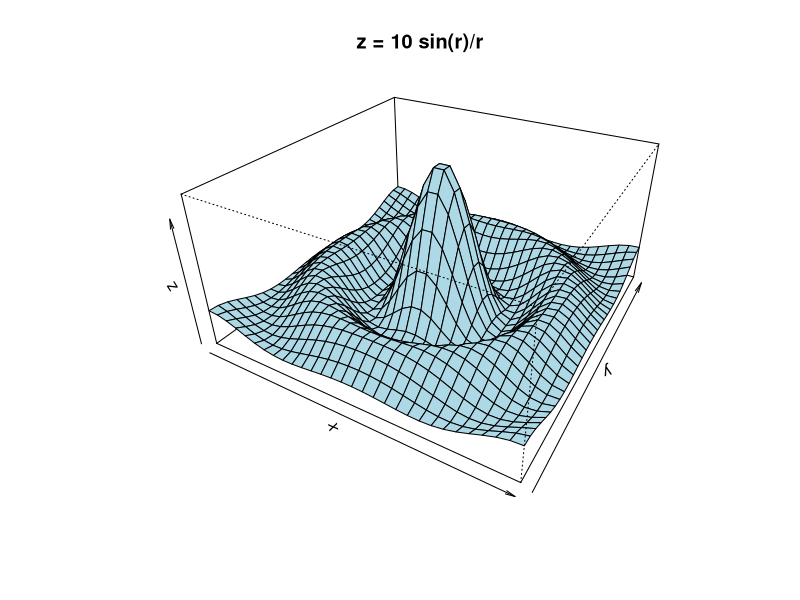

The R source for this figure:
# Plots z = 10 sin(r)/r
x <- seq(-10, 10, length= 30)
y <- x
f <- function(x,y) { r <- sqrt(x^2+y^2); 10 * sin(r)/r }
z <- outer(x, y, f)
z[is.na(z)] <- 1
op <- par(bg = "white")
persp(x, y, z, theta = 30, phi = 30, expand = 0.5, col = "lightblue",
      main="z = 10 sin(r)/r")
